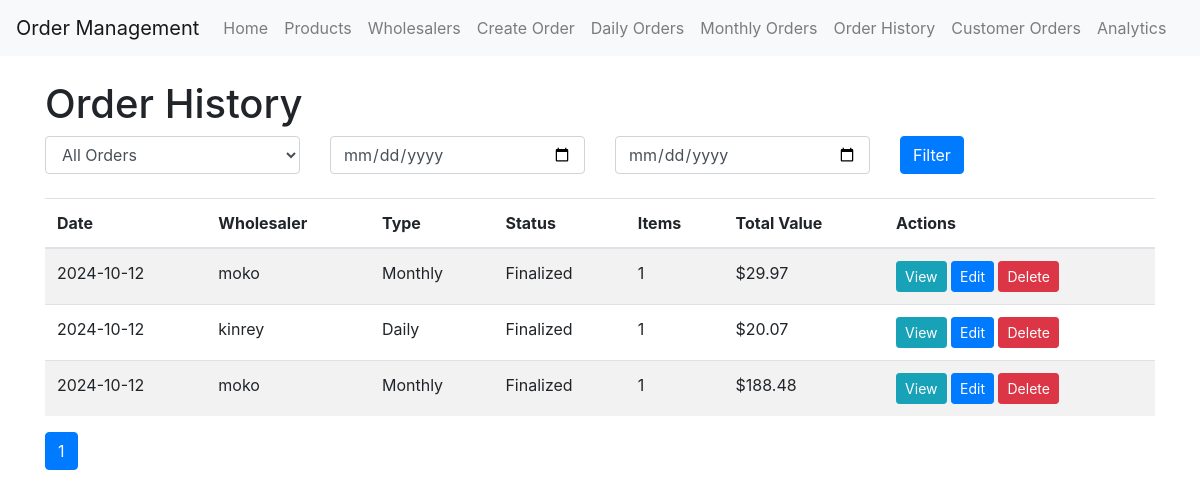
/order_history (signed in), run on an earlier commit of the app's database.
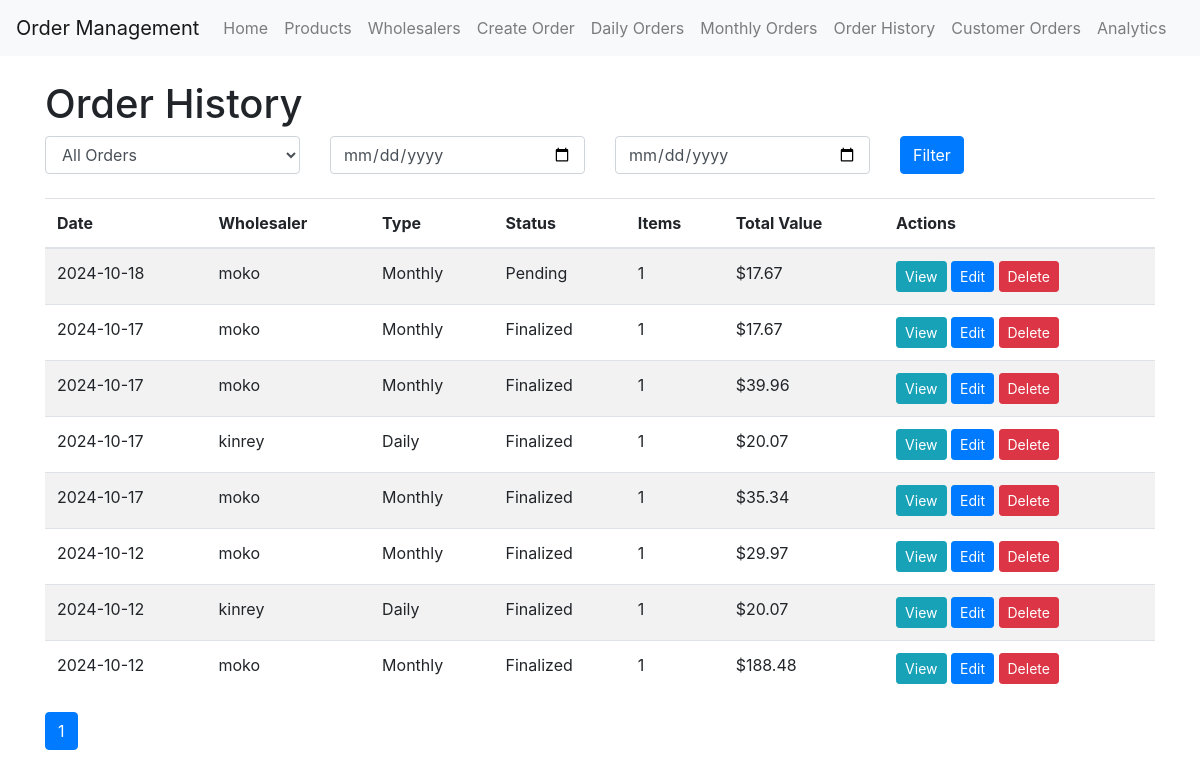
And on a later commit of the database.
### app/models.py (models this page shows)
class OrderList(db.Model):
    id = db.Column(db.Integer, primary_key=True)
    date = db.Column(db.Date, nullable=False, default=datetime.utcnow().date)
    wholesaler_id = db.Column(db.Integer, db.ForeignKey('wholesaler.id'), nullable=False)
    wholesaler = db.relationship('Wholesaler', back_populates='order_lists')
    items = db.relationship('OrderListItem', back_populates='order_list', cascade='all, delete-orphan')
    status = db.Column(db.String(20), default='pending')  # 'pending', 'finalized'
    type = db.Column(db.String(10), nullable=False)  # 'daily' or 'monthly'
    finalized_date = db.Column(db.DateTime)
    def total_value(self):
        return sum(item.quantity * item.product.price for item in self.items)

class Wholesaler(db.Model):
    id = db.Column(db.Integer, primary_key=True)
    name = db.Column(db.String(100), nullable=False)
    is_daily = db.Column(db.Boolean, default=False)
    contact_person = db.Column(db.String(100))
    email = db.Column(db.String(120))
    phone = db.Column(db.String(20))
    products = db.relationship('Product', back_populates='wholesaler')
    order_lists = db.relationship('OrderList', back_populates='wholesaler')

class OrderListItem(db.Model):
    id = db.Column(db.Integer, primary_key=True)
    order_list_id = db.Column(db.Integer, db.ForeignKey('order_list.id'), nullable=False)
    product_id = db.Column(db.Integer, db.ForeignKey('product.id'), nullable=False)
    quantity = db.Column(db.Integer, nullable=False)
    comment = db.Column(db.Text)
    order_list = db.relationship('OrderList', back_populates='items')
    product = db.relationship('Product', backref='order_items')

class Product(db.Model):
    id = db.Column(db.Integer, primary_key=True)
    product_id = db.Column(db.String(20), unique=True, nullable=False)
    name = db.Column(db.String(100), nullable=False)
    size = db.Column(db.String(50))
    price = db.Column(db.Float, nullable=False)
    wholesaler_id = db.Column(db.Integer, db.ForeignKey('wholesaler.id'), nullable=False)
    wholesaler = db.relationship('Wholesaler', back_populates='products')
    available_in_store = db.Column(db.Boolean, default=True)

### app/main/routes.py (the view)
@bp.route('/order_history')
@login_required
def order_history():
    page = request.args.get('page', 1, type=int)
    per_page = 10  # Number of orders per page
    order_type = request.args.get('type', 'all')
    start_date = request.args.get('start_date')
    end_date = request.args.get('end_date')
    query = OrderList.query.options(
        joinedload(OrderList.items).joinedload(OrderListItem.product)
    )
    if order_type != 'all':
        query = query.filter(OrderList.type == order_type)
    if start_date:
        query = query.filter(OrderList.date >= datetime.strptime(start_date, '%Y-%m-%d').date())
    if end_date:
        query = query.filter(OrderList.date <= datetime.strptime(end_date, '%Y-%m-%d').date())
    sort_by = request.args.get('sort_by', 'date')
    sort_order = request.args.get('sort_order', 'desc')
    if sort_by == 'date':
        query = query.order_by(desc(OrderList.date) if sort_order == 'desc' else OrderList.date)
    elif sort_by == 'wholesaler':
        query = query.join(Wholesaler).order_by(desc(Wholesaler.name) if sort_order == 'desc' else Wholesaler.name)
    orders = query.paginate(page=page, per_page=per_page, error_out=False)
    return render_template('order_history.html', title='Order History', orders=orders,
                           order_type=order_type, start_date=start_date, end_date=end_date,
                           sort_by=sort_by, sort_order=sort_order)

### app/models.py (called while the page is built)
@login.user_loader
def load_user(id):
    return User.query.get(int(id))

### app/templates/order_history.html (shortened to what this page needs)
{% extends "base.html" %}
{% block content %}
<h1>Order History</h1>
<form method="GET" class="mb-4">
    <div class="row">
        <div class="col-md-3">
            <select name="type" class="form-control">
                <option value="all" {% if order_type == 'all' %}selected{% endif %}>All Orders</option>
            </select>
        </div>
        <div class="col-md-3">
            <input type="date" name="start_date" class="form-control" value="{{ start_date or '' }}" placeholder="Start Date">
        </div>
        <div class="col-md-3">
            <input type="date" name="end_date" class="form-control" value="{{ end_date or '' }}" placeholder="End Date">
        </div>
        <div class="col-md-3">
            <button type="submit" class="btn btn-primary">Filter</button>
        </div>
    </div>
</form>
{% if orders.items %}
    <table class="table table-striped">
        <thead>
            <tr>
                <th>Date</th>
                <th>Wholesaler</th>
                <th>Type</th>
                <th>Status</th>
                <th>Items</th>
                <th>Total Value</th>
                <th>Actions</th>
            </tr>
        </thead>
        <tbody>
            {% for order in orders.items %}
                <tr>
                    <td>{{ order.date.strftime('%Y-%m-%d') }}</td>
                    <td>{{ order.wholesaler.name }}</td>
                    <td>{{ order.type|capitalize }}</td>
                    <td>{{ order.status|capitalize }}</td>
                    <td>{{ order.items|length }}</td>
                    <td>
                        ${{ "%.2f"|format(order.total_value()) }}
                    </td>
                    <td>
                        <a href="{{ url_for('main.view_order', order_id=order.id) }}" class="btn btn-sm btn-info">View</a>
                        <a href="{{ url_for('main.edit_order', order_id=order.id) }}" class="btn btn-sm btn-primary">Edit</a>
                        <form action="{{ url_for('main.delete_order', order_id=order.id) }}" method="POST" style="display: inline;">
                            <button type="submit" class="btn btn-sm btn-danger" onclick="return confirm('Are you sure you want to delete this order?')">Delete</button>
                        </form>
                    </td>
                </tr>
            {% endfor %}
        </tbody>
    </table>
    <nav aria-label="Order history pagination">
        <ul class="pagination">
            {% for page in orders.iter_pages() %}
                {% if page %}
                    <li class="page-item {{ 'active' if page == orders.page else '' }}">
                        <a class="page-link" href="{{ url_for('main.order_history', page=page, type=order_type, start_date=start_date, end_date=end_date, sort_by=sort_by, sort_order=sort_order) }}">{{ page }}</a>
                    </li>
                {% else %}
                    <li class="page-item disabled">
                        <span class="page-link">...</span>
                    </li>
                {% endif %}
            {% endfor %}
        </ul>
    </nav>
{% else %}
    <p>No orders found.</p>
{% endif %}
{% endblock %}

### app/templates/base.html (shortened to what this page needs)
<!DOCTYPE html>
<html lang="en">
<head>
    <link rel="stylesheet" href="https://stackpath.bootstrapcdn.com/bootstrap/4.5.2/css/bootstrap.min.css">
</head>
<body>
    <nav class="navbar navbar-expand-lg navbar-light bg-light">
        <a class="navbar-brand" href="{{ url_for('main.index') }}">Order Management</a>
        <div class="collapse navbar-collapse" id="navbarNav">
            <ul class="navbar-nav">
                <li class="nav-item">
                    <a class="nav-link" href="{{ url_for('main.index') }}">Home</a>
                </li>
                <li class="nav-item">
                    <a class="nav-link" href="{{ url_for('main.products') }}">Products</a>
                </li>
                <li class="nav-item">
                    <a class="nav-link" href="{{ url_for('main.list_wholesalers') }}">Wholesalers</a>
                </li>
                <li class="nav-item">
                    <a class="nav-link" href="{{ url_for('main.create_order_list') }}">Create Order</a>
                </li>
                <li class="nav-item">
                    <a class="nav-link" href="{{ url_for('main.daily_orders') }}">Daily Orders</a>
                </li>
                <li class="nav-item">
                    <a class="nav-link" href="{{ url_for('main.monthly_orders') }}">Monthly Orders</a>
                </li>
                <li class="nav-item">
                    <a class="nav-link" href="{{ url_for('main.order_history') }}">Order History</a>
                </li>
                <li class="nav-item">
                    <a class="nav-link" href="{{ url_for('main.customer_orders') }}">Customer Orders</a>
                </li>
                <li class="nav-item">
                    <a class="nav-link" href="{{ url_for('main.analytics') }}">Analytics</a>
                </li>
            </ul>
        </div>
    </nav>
    <div class="container mt-4">
        {% block content %}{% endblock %}
    </div>
</body>
</html>

What changed in the data, as far as the page shows it:
added OrderList: date "2024-10-18", wholesaler.name "moko", type "Monthly", status "Pending", items|length "1"
added OrderListItem: total_value "17.67"
added OrderList: date "2024-10-17", wholesaler.name "moko", type "Monthly", status "Finalized", items|length "1"
added OrderListItem: total_value "17.67"
added OrderList: date "2024-10-17", wholesaler.name "moko", type "Monthly", status "Finalized", items|length "1"
added OrderListItem: total_value "39.96"
added OrderList: date "2024-10-17", wholesaler.name "kinrey", type "Daily", status "Finalized", items|length "1"
added OrderListItem: total_value "20.07"
added OrderList: date "2024-10-17", wholesaler.name "moko", type "Monthly", status "Finalized", items|length "1"
added OrderListItem: total_value "35.34"
